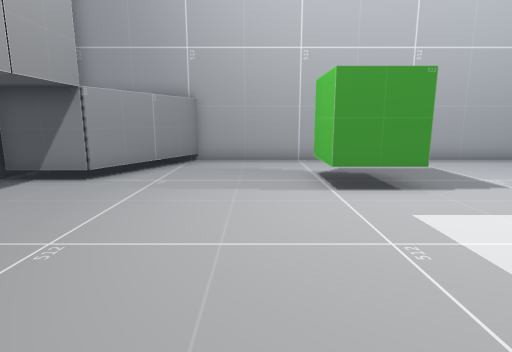
View 1 (above)

12 first-person views from a walk through a 3-D level made in the Unity game engine. The camera is 1.4 m above the floor, tilts 10° down and sees 80° across. The floor is counted in squares, 1 m on a side. Each view is taken from the middle of a square. On the plan, view 1 faces up. The plan holds only what a view shows up to about 14 squares ahead; the rest is blank. The place goes on beyond the plan. The player character is not drawn.

View 2
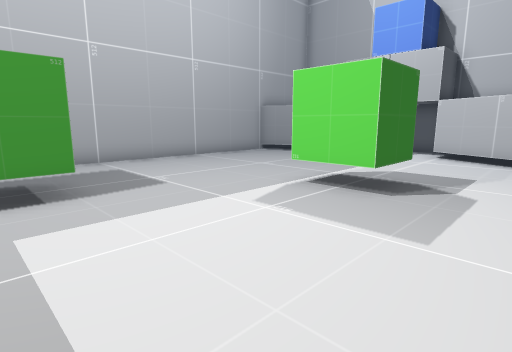

View 3
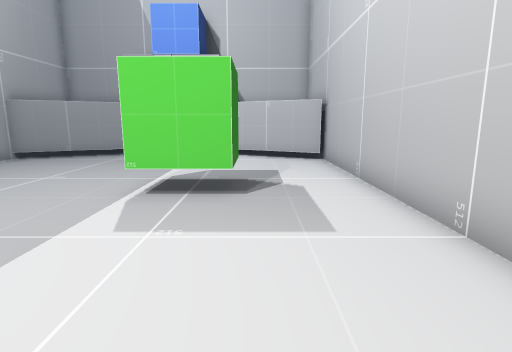

View 4
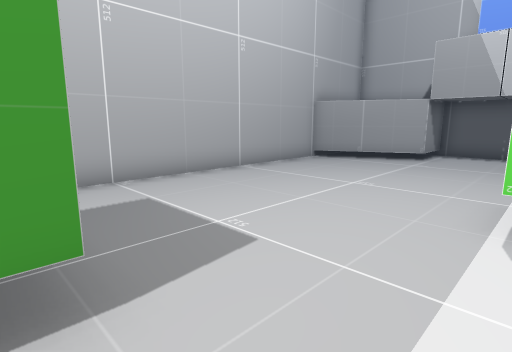

View 5
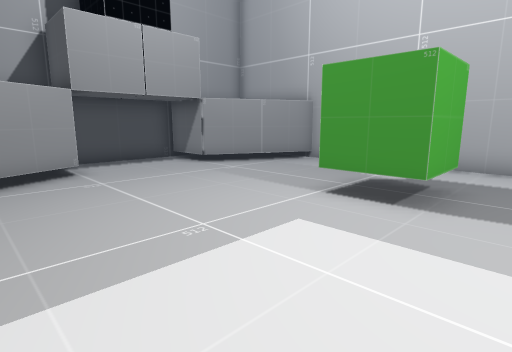

View 6
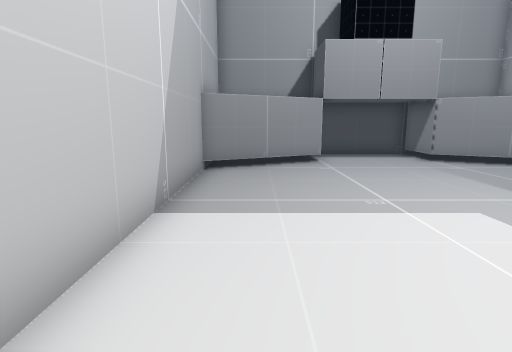

View 7
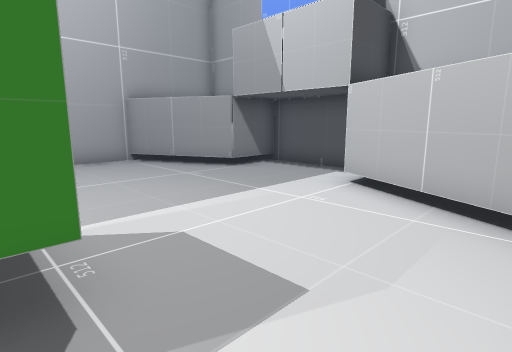

View 8
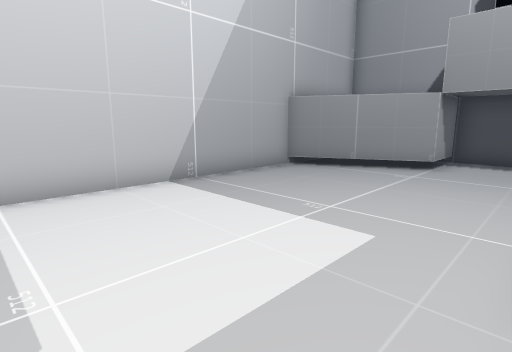

View 9
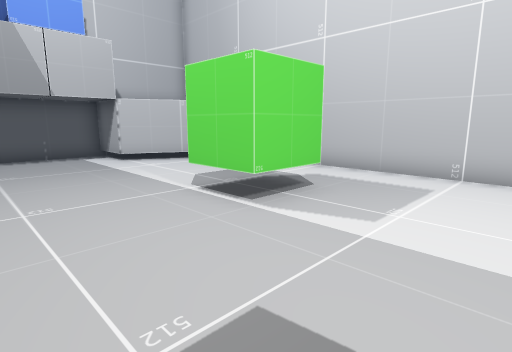

View 10
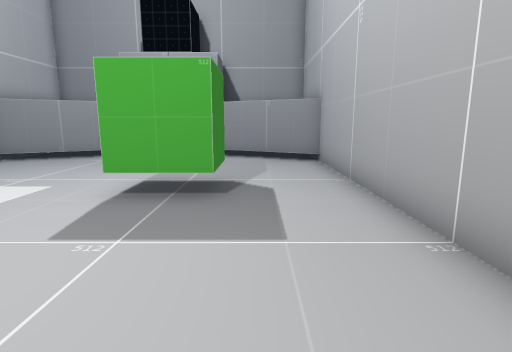

View 11
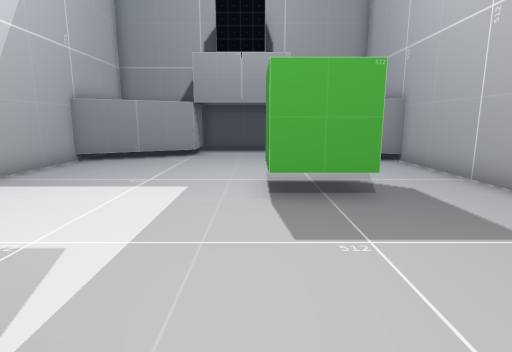

View 12
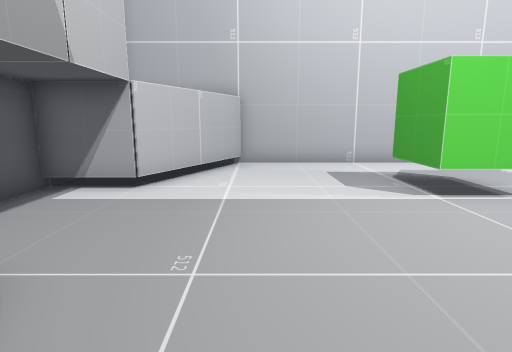

### Floor plan
Key: @ floor where view 1 was taken; # wall or solid block; . floor; T thing the floor can be seen under or through.
Columns run from 7 left of view 1 to 18 right of it. Each row starts with its distance up from view 1.
 11     ##################
 10     #................##
  9    ##.................#
  8 ####.....TT...........####
  7 #........TT..............#
  6 #........TT..............#
  5 #........................#
  4 #..............TT........#
  3 ####...........TT.....####
  2    ##.................#
  1     #................##
  0     ##.@.............#
 -1      #################

Positions as (right, up) in squares from view 1, and headings:
1: (0, 0), facing up
2: (2, 0), facing up-right
3: (2, 2), facing right
4: (3, 4), facing up-right
5: (5, 1), facing up-left
6: (7, 1), facing left
7: (9, 0), facing up-right
8: (6, 6), facing down-left
9: (4, 8), facing down-right
10: (9, 9), facing left
11: (9, 6), facing left
12: (13, 10), facing down
